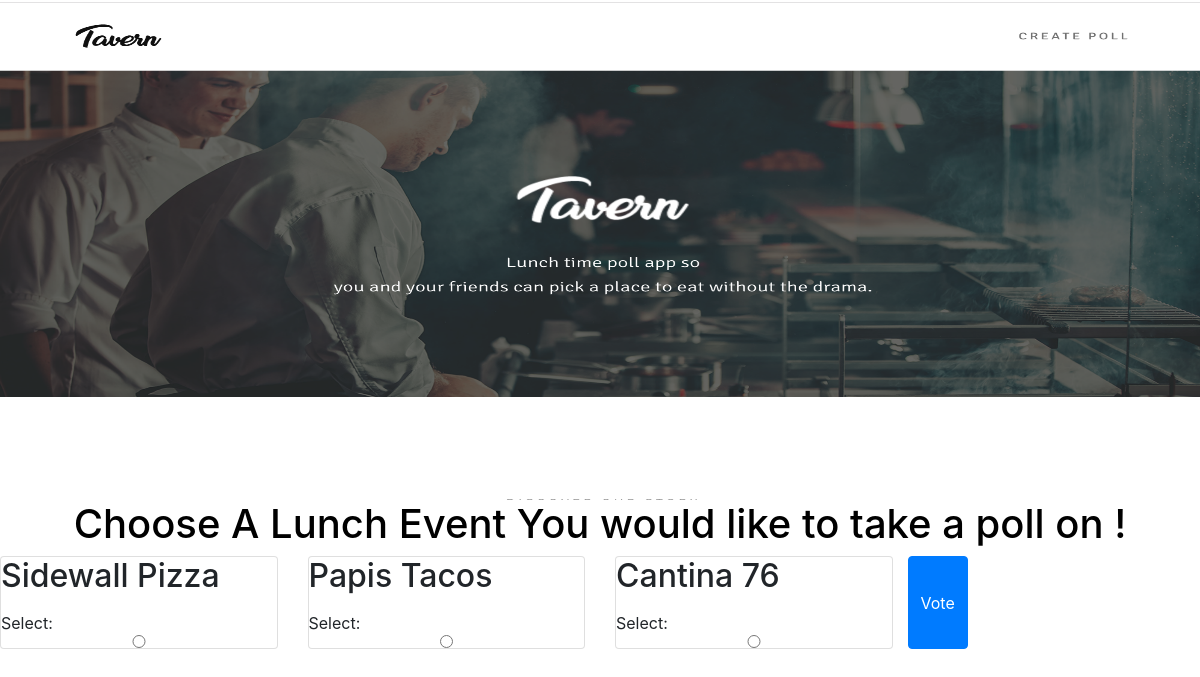
The app's page /5/ with its own data.
### tavern/models.py (models this page shows, shortened)
class Location(models.Model):
    lunch = models.ForeignKey('Lunch', on_delete=models.CASCADE)
    suggested_locations = models.CharField(max_length=100,  null=True)
    votes = models.IntegerField(default=0)

### tavern/views.py (the view)
# urls.py: path('<int:pk>/', views.Details.as_view(), name='detail'),
class Details(TemplateView):
    template_name = "details.html"
    def get_context_data(self, **kwargs):
        available_locations = Location.objects.all()
        lunch_pk = self.kwargs.get('pk')
        lunch = Lunch.objects.get(pk=lunch_pk)
        context = {
                "details": available_locations,
                "lunch": lunch
        }
        return context

### tavern/templates/details.html (shortened to what this page needs)
{% extends "base.html"%}
{% block content %}
   <form action="{% url 'tavern:vote' lunch.id %}" method="post" class="row">
       {% for location in lunch.location_set.all %}
            <div class="col-md-3">
                <div class="card">
                  <label for="Location{{ forloop.counter }}">
                      <h2>{{ location.suggested_locations }}</h2>
                  </label>
                       Select: <input type="radio" name="location" id="location{{ forloop.counter }}" value="{{ location.id }}" />
                </div>
            </div>
       {% endfor %}
       <input type="submit" class="btn btn-primary" value="Vote" />
    </form>
{% endblock %}

### records on screen
Location: suggested_locations "Sidewall Pizza"
Location: suggested_locations "Papis Tacos"
Location: suggested_locations "Cantina 76"
